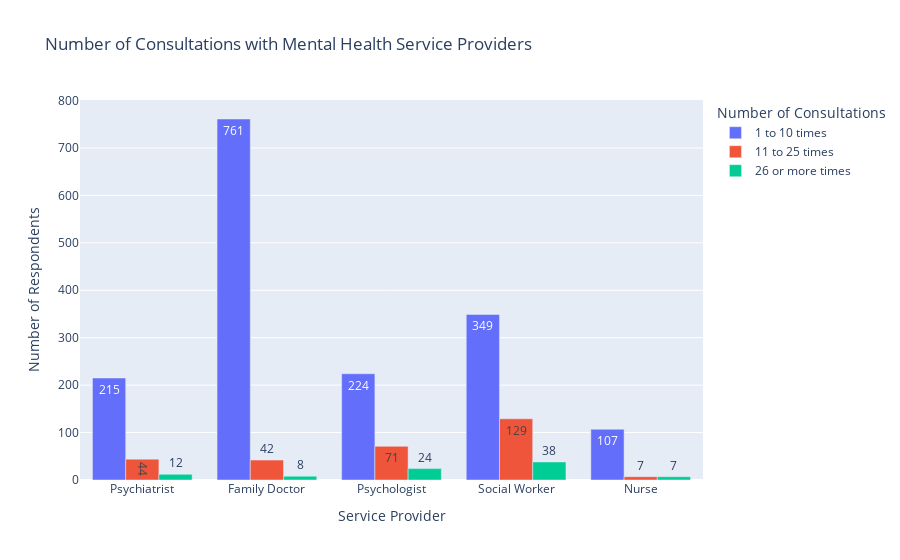

Notebook code cell kept with this figure:
### Code cell
fig = px.bar(overall_freq, x = "Service Provider", y = ["1 to 10 times", "11 to 25 times", "26 or more times"], barmode = 'group', labels = {"value":"Number of Respondents", "Service Provider": "Service Provider", "variable": "Number of Consultations"}, title = 'Number of Consultations with Mental Health Service Providers', text_auto = True)
fig.show()

### Figure 1 — Plotly figure (JSON) as saved in the notebook; plotly's stock layout.template omitted (floating-point values rounded to 4 significant figures)
{"data": [{"alignmentgroup": "True", "hovertemplate": "Number of Consultations=1 to 10 times<br>Service Provider=%{x}<br>Number of Respondents=%{y}<extra></extra>", "legendgroup": "1 to 10 times", "marker": {"color": "#636efa", "pattern": {"shape": ""}}, "name": "1 to 10 times", "offsetgroup": "1 to 10 times", "orientation": "v", "showlegend": true, "textposition": "auto", "texttemplate": "%{y}", "type": "bar", "x": ["Psychiatrist", "Family Doctor", "Psychologist", "Social Worker", "Nurse"], "xaxis": "x", "y": [215, 761, 224, 349, 107], "yaxis": "y"}, {"alignmentgroup": "True", "hovertemplate": "Number of Consultations=11 to 25 times<br>Service Provider=%{x}<br>Number of Respondents=%{y}<extra></extra>", "legendgroup": "11 to 25 times", "marker": {"color": "#EF553B", "pattern": {"shape": ""}}, "name": "11 to 25 times", "offsetgroup": "11 to 25 times", "orientation": "v", "showlegend": true, "textposition": "auto", "texttemplate": "%{y}", "type": "bar", "x": ["Psychiatrist", "Family Doctor", "Psychologist", "Social Worker", "Nurse"], "xaxis": "x", "y": [44, 42, 71, 129, 7], "yaxis": "y"}, {"alignmentgroup": "True", "hovertemplate": "Number of Consultations=26 or more times<br>Service Provider=%{x}<br>Number of Respondents=%{y}<extra></extra>", "legendgroup": "26 or more times", "marker": {"color": "#00cc96", "pattern": {"shape": ""}}, "name": "26 or more times", "offsetgroup": "26 or more times", "orientation": "v", "showlegend": true, "textposition": "auto", "texttemplate": "%{y}", "type": "bar", "x": ["Psychiatrist", "Family Doctor", "Psychologist", "Social Worker", "Nurse"], "xaxis": "x", "y": [12, 8, 24, 38, 7], "yaxis": "y"}], "layout": {"barmode": "group", "legend": {"title": {"text": "Number of Consultations"}, "tracegroupgap": 0}, "title": {"text": "Number of Consultations with Mental Health Service Providers"}, "xaxis": {"anchor": "y", "domain": [0, 1], "title": {"text": "Service Provider"}}, "yaxis": {"anchor": "x", "domain": [0, 1], "title": {"text": "Number of Respondents"}}}}
